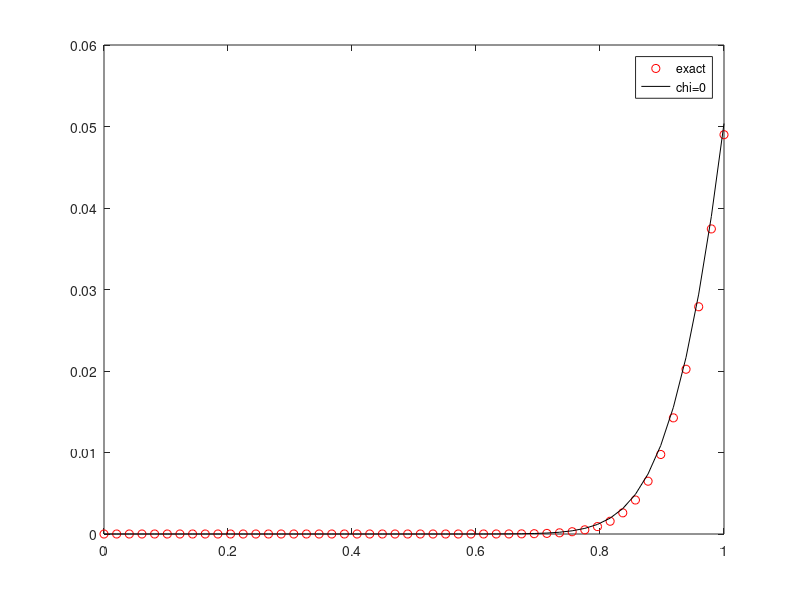

This figure's MATLAB source:
clc
close all
clear all

N=50 ;
L=1 ; 
h=L/N; % meter 
chi=0.0;   
delta_t=7.08e-5; 
A=1; % 1 for cylinder,2 for sphere
Diff=7.08e-15; % m2/s
R_cons=8.314;  
Temp=300;     % Kelvin

M=1;% Diff/(R_cons*Temp);%input('Enter Constant M');
j1_1=0.0;
j1_n=-0.6168;
cn=zeros(N,1);
ck=zeros(N,1);
cn(1:N)=0.0;
ck(1:N)=0.0;
numloadSteps=70;
r=h:h:1;
R=zeros(N,1);
for j=1:numloadSteps

  %  numstep=numstep+j
  
    error=1000;
    tol=0.001;
        
while abs(error)>tol
cn_l=cn(2);
cn_r=cn(N-1)+(2*h)*j1_n/(2*chi*cn(N)*(1-cn(N))-1);
ck_l=ck(2);
ck_r=ck(N-1)+(2*h)*j1_n/(2*chi*ck(N)*(1-ck(N))-1);

R(1)=(ck(1)-cn(1))/delta_t+ ... 
    1/2*(-A/r(1)*(1-2*chi*ck(1)*(1-ck(1)))*(ck(2)-ck_l)/2/h...
    +2*chi*(1-2*ck(1))*((ck(2)-ck_l)/(2*h))^2 ...
    -(1-2*chi*ck(1)*(1-ck(1)))*((ck(2)-2*ck(1)+ck_l)/(h*h)) ...
    -A/r(1)*(1-2*chi*cn(1)*(1-cn(1)))*(cn(2)-cn_l)/2/h...
    +2*chi*(1-2*cn(1))*((cn(2)-cn_l)/(2*h))^2 ...
    -(1-2*chi*cn(1)*(1-cn(1)))*((cn(2)-2*cn(1)+cn_l)/(h*h)));

R(N)=(ck(N)-cn(N))/delta_t+ ... 
    1/2*(-A/r(N)*(1-2*chi*ck(N)*(1-ck(N)))*(ck_r-ck(N-1))/2/h...
    +2*chi*(1-2*ck(N))*((ck_r-ck(N-1))/(2*h))^2 ...
    -(1-2*chi*ck(N)*(1-ck(N)))*((ck_r-2*ck(N)+ck(N-1))/(h*h)) ...
    -A/r(N)*(1-2*chi*cn(N)*(1-cn(N)))*(cn_r-cn(N-1))/2/h...
    +2*chi*(1-2*cn(N))*((cn_r-cn(N-1))/(2*h))^2 ...
    -(1-2*chi*cn(N)*(1-cn(N)))*((cn_r-2*cn(N)+cn(N-1))/(h*h)));

for i=2:N-1
R(i)=(ck(i)-cn(i))/delta_t+ ... 
    1/2*(-A/r(i)*(1-2*chi*ck(i)*(1-ck(i)))*(ck(i+1)-ck(i-1))/2/h...
    +2*chi*(1-2*ck(i))*((ck(i+1)-ck(i-1))/(2*h))^2 ...
    -(1-2*chi*ck(i)*(1-ck(i)))*((ck(i+1)-2*ck(i)+ck(i-1))/(h*h)) ...
    -A/r(i)*(1-2*chi*cn(i)*(1-cn(i)))*(cn(i+1)-cn(i-1))/2/h...
    +2*chi*(1-2*cn(i))*((cn(i+1)-cn(i-1))/(2*h))^2 ...
    -(1-2*chi*cn(i)*(1-cn(i)))*((cn(i+1)-2*cn(i)+cn(i-1))/(h*h)));
end


for i=1:N
    if(i==1)
        center(i)=1/delta_t+1/2*(-A/r(1)*(ck(2)-ck_l)/2/h*(2*chi*(1-ck(1))) ...
        +2*chi*(-2)*(ck(2)-ck_l)/2/h+(2*chi*(1-2*ck(1)))/h/h*(ck(2)-2*ck(1)+ck_l) ...
        +(2/h/h)*(1-2*chi*ck(1)*(1-ck(1))));
    else
        if(i==N)
            center(i)=1/delta_t+1/2*(-A/r(N)*(ck_r-ck(N-1))/2/h*(2*chi*(1-ck(N))) ...
             +2*chi*(-2)*(ck_r-ck(N-1))/2/h+(2*chi*(1-2*ck(N)))/h/h*(ck_r-2*ck(N)+ck(N-1)) ...
            +(2/h/h)*(1-2*chi*ck(N)*(1-ck(N))));
        else
            center(i)=1/delta_t+1/2*(-A/r(i)*(ck(i+1)-ck(i-1))/2/h*(2*chi*(1-ck(i))) ...
             +2*chi*(-2)*(ck(i+1)-ck(i-1))/2/h+(2*chi*(1-2*ck(i)))/h/h*(ck(i+1)-2*ck(i)+ck(i-1)) ...
             +(2/h/h)*(1-2*chi*ck(i)*(1-ck(i))));
        end
    end
    
end
for i=1:N-1
    if(i==1)
        up(i)=1/2*(-A/r(1)/(2*h)*(1-2*chi*ck(1)*(1-ck(1)))+2*chi*2*(1-2*ck(1))/(2*h)*(ck(2)-ck_l)/(2*h) ...
       -(1-2*chi*ck(1)*(1-ck(1)))/(h*h));
    else
        up(i)=1/2*(-A/r(i)/(2*h)*(1-2*chi*ck(i)*(1-ck(i)))+2*chi*2*(1-2*ck(i))/(2*h)*(ck(i+1)-ck(i-1))/(2*h) ...
       -(1-2*chi*ck(i)*(1-ck(i)))/(h*h));
    end
end
for i=2:N
    if(i==N)
       down(i)=1/2*(-A/r(i)*(1-2*chi*ck(i)*(1-ck(i)))*(-1/2/h)+2*chi*(1-2*ck(i))/(h)*(-1/2/h) ...
        *(ck_r-ck(i-1))-(1-2*chi*ck(i)*(1-ck(i)))/(h*h));
    else
        down(i)=1/2*(-A/r(i)*(1-2*chi*ck(i)*(1-ck(i)))*(-1/2/h)+2*chi*(1-2*ck(i))/(h)*(-1/2/h) ...
        *(ck(i+1)-ck(i-1))-(1-2*chi*ck(i)*(1-ck(i)))/(h*h));
    end
end
down1(1:N-1)=down(2:N);
K=diag(center)+diag(down1,-1)+diag(up,1);
dck=-inv(K)*R;
ck=ck+dck;
sumdC=0.0;
sumC=0.0;

for i=1:N
sumdC=sumdC+dck(i)*dck(i);
sumC=sumC+ck(i)*ck(i);
end
error=sqrt(sumdC/sumC);
fprintf('error=%f\n',error);

end

fprintf('Numloadsteps=%d\n',j)

cn=ck;

end

 x1=0:1.0e-6/(N-1):1e-6;
 t=0;
 q=-1e-4;
 delta_t=0.01;
 time=delta_t:delta_t:numloadSteps;
 for i=numloadSteps
      t=time(i);
 X=x1./(2*sqrt(Diff*t));
 X1=2*sqrt(t/pi)*exp(-x1.^2/(4*Diff*t));
 X2=(x1./sqrt(Diff)).*erfc(X);
 Y = (-q/sqrt(Diff))*(X1-X2);

 %plot(0.01:0.01:1.0,C(i,1:length(cn)),'-b','linewidth',2); hold on;
 %hold on
 end
 
 Y=sort(Y,'ascend');
 figure('Name','stpes=100')
 plot(x1/1.0e-6,Y/22900,'or','DisplayName','exact'); hold on;
 plot(x1/1.0e-6,cn,'-k','DisplayName','chi=0');
 legend('show')
 
 
 
